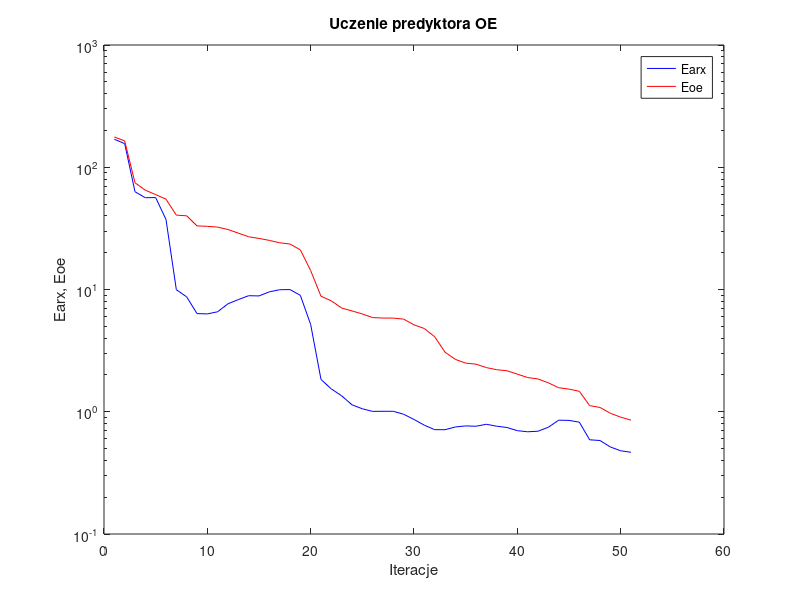
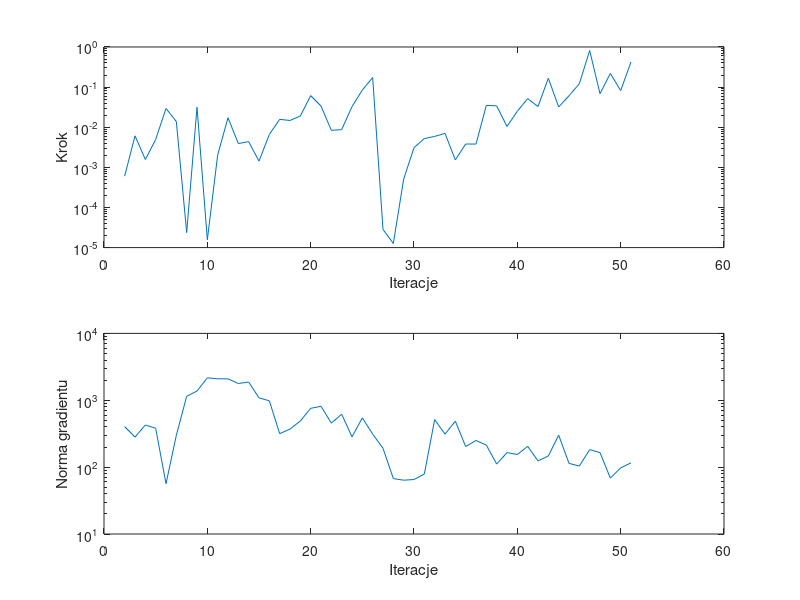

The MATLAB script that drew these images, in order:
%uczenie predyktora oe
clear all;
n=0; farx(n+1)=1.694754e+002; foe(n+1)=1.768614e+002; wspucz(n+1)=0.000000e+000; ng(n+1)=0.000000e+000;
%odnowa zmiennej metryki
n=1; farx(n+1)=1.560659e+002; foe(n+1)=1.643423e+002; krok(n+1)=6.038301e-004; ng(n+1)=4.037693e+002;
n=2; farx(n+1)=6.304529e+001; foe(n+1)=7.467651e+001; krok(n+1)=6.099924e-003; ng(n+1)=2.811915e+002;
n=3; farx(n+1)=5.633222e+001; foe(n+1)=6.490154e+001; krok(n+1)=1.568736e-003; ng(n+1)=4.265591e+002;
n=4; farx(n+1)=5.648174e+001; foe(n+1)=5.976815e+001; krok(n+1)=4.944619e-003; ng(n+1)=3.813606e+002;
n=5; farx(n+1)=3.739717e+001; foe(n+1)=5.482565e+001; krok(n+1)=2.936823e-002; ng(n+1)=5.653693e+001;
n=6; farx(n+1)=9.965101e+000; foe(n+1)=4.057479e+001; krok(n+1)=1.384176e-002; ng(n+1)=2.994281e+002;
n=7; farx(n+1)=8.707335e+000; foe(n+1)=4.008435e+001; krok(n+1)=2.369246e-005; ng(n+1)=1.144330e+003;
n=8; farx(n+1)=6.353218e+000; foe(n+1)=3.313732e+001; krok(n+1)=3.141070e-002; ng(n+1)=1.373717e+003;
n=9; farx(n+1)=6.314479e+000; foe(n+1)=3.287798e+001; krok(n+1)=1.565988e-005; ng(n+1)=2.166118e+003;
n=10; farx(n+1)=6.575624e+000; foe(n+1)=3.238042e+001; krok(n+1)=2.032662e-003; ng(n+1)=2.095203e+003;
n=11; farx(n+1)=7.644237e+000; foe(n+1)=3.094363e+001; krok(n+1)=1.726831e-002; ng(n+1)=2.091006e+003;
n=12; farx(n+1)=8.270326e+000; foe(n+1)=2.891715e+001; krok(n+1)=3.911100e-003; ng(n+1)=1.779713e+003;
n=13; farx(n+1)=8.897506e+000; foe(n+1)=2.700403e+001; krok(n+1)=4.372259e-003; ng(n+1)=1.872556e+003;
n=14; farx(n+1)=8.860423e+000; foe(n+1)=2.616859e+001; krok(n+1)=1.427772e-003; ng(n+1)=1.085914e+003;
n=15; farx(n+1)=9.569167e+000; foe(n+1)=2.521851e+001; krok(n+1)=6.607631e-003; ng(n+1)=9.816156e+002;
n=16; farx(n+1)=9.960456e+000; foe(n+1)=2.410450e+001; krok(n+1)=1.572086e-002; ng(n+1)=3.164537e+002;
n=17; farx(n+1)=9.984080e+000; foe(n+1)=2.354007e+001; krok(n+1)=1.473291e-002; ng(n+1)=3.707746e+002;
n=18; farx(n+1)=8.961388e+000; foe(n+1)=2.110135e+001; krok(n+1)=1.909176e-002; ng(n+1)=4.898897e+002;
n=19; farx(n+1)=5.168901e+000; foe(n+1)=1.427846e+001; krok(n+1)=6.137372e-002; ng(n+1)=7.574195e+002;
n=20; farx(n+1)=1.837432e+000; foe(n+1)=8.807470e+000; krok(n+1)=3.370660e-002; ng(n+1)=8.128760e+002;
n=21; farx(n+1)=1.536656e+000; foe(n+1)=8.077163e+000; krok(n+1)=8.368557e-003; ng(n+1)=4.552024e+002;
n=22; farx(n+1)=1.350238e+000; foe(n+1)=7.050018e+000; krok(n+1)=8.704305e-003; ng(n+1)=6.181416e+002;
n=23; farx(n+1)=1.139305e+000; foe(n+1)=6.680638e+000; krok(n+1)=3.262119e-002; ng(n+1)=2.838652e+002;
n=24; farx(n+1)=1.057707e+000; foe(n+1)=6.307952e+000; krok(n+1)=8.430727e-002; ng(n+1)=5.457662e+002;
n=25; farx(n+1)=1.006608e+000; foe(n+1)=5.893034e+000; krok(n+1)=1.728699e-001; ng(n+1)=3.118132e+002;
%odnowa zmiennej metryki
n=26; farx(n+1)=1.009271e+000; foe(n+1)=5.841609e+000; krok(n+1)=2.829063e-005; ng(n+1)=1.913104e+002;
n=27; farx(n+1)=1.008304e+000; foe(n+1)=5.835735e+000; krok(n+1)=1.266631e-005; ng(n+1)=6.735007e+001;
n=28; farx(n+1)=9.539718e-001; foe(n+1)=5.721487e+000; krok(n+1)=5.112119e-004; ng(n+1)=6.377484e+001;
n=29; farx(n+1)=8.646947e-001; foe(n+1)=5.140998e+000; krok(n+1)=3.096185e-003; ng(n+1)=6.528975e+001;
n=30; farx(n+1)=7.764950e-001; foe(n+1)=4.796421e+000; krok(n+1)=5.214527e-003; ng(n+1)=7.888730e+001;
n=31; farx(n+1)=7.136671e-001; foe(n+1)=4.107856e+000; krok(n+1)=5.906887e-003; ng(n+1)=5.137728e+002;
n=32; farx(n+1)=7.130150e-001; foe(n+1)=3.071227e+000; krok(n+1)=7.032104e-003; ng(n+1)=3.115796e+002;
n=33; farx(n+1)=7.507864e-001; foe(n+1)=2.681279e+000; krok(n+1)=1.532691e-003; ng(n+1)=4.874064e+002;
n=34; farx(n+1)=7.657807e-001; foe(n+1)=2.500761e+000; krok(n+1)=3.813746e-003; ng(n+1)=2.031762e+002;
n=35; farx(n+1)=7.612919e-001; foe(n+1)=2.449799e+000; krok(n+1)=3.806601e-003; ng(n+1)=2.504078e+002;
n=36; farx(n+1)=7.898635e-001; foe(n+1)=2.297047e+000; krok(n+1)=3.497807e-002; ng(n+1)=2.135898e+002;
n=37; farx(n+1)=7.618646e-001; foe(n+1)=2.208270e+000; krok(n+1)=3.406610e-002; ng(n+1)=1.110510e+002;
n=38; farx(n+1)=7.431323e-001; foe(n+1)=2.164222e+000; krok(n+1)=1.042882e-002; ng(n+1)=1.648447e+002;
n=39; farx(n+1)=7.004500e-001; foe(n+1)=2.031014e+000; krok(n+1)=2.502768e-002; ng(n+1)=1.544775e+002;
n=40; farx(n+1)=6.859057e-001; foe(n+1)=1.904640e+000; krok(n+1)=5.160128e-002; ng(n+1)=2.044116e+002;
n=41; farx(n+1)=6.928404e-001; foe(n+1)=1.854352e+000; krok(n+1)=3.281725e-002; ng(n+1)=1.239911e+002;
n=42; farx(n+1)=7.467497e-001; foe(n+1)=1.723835e+000; krok(n+1)=1.662031e-001; ng(n+1)=1.467694e+002;
n=43; farx(n+1)=8.530654e-001; foe(n+1)=1.572435e+000; krok(n+1)=3.201356e-002; ng(n+1)=3.011156e+002;
n=44; farx(n+1)=8.500006e-001; foe(n+1)=1.531933e+000; krok(n+1)=6.079450e-002; ng(n+1)=1.138969e+002;
n=45; farx(n+1)=8.218280e-001; foe(n+1)=1.470328e+000; krok(n+1)=1.213676e-001; ng(n+1)=1.036670e+002;
n=46; farx(n+1)=5.895592e-001; foe(n+1)=1.122198e+000; krok(n+1)=8.162976e-001; ng(n+1)=1.828978e+002;
n=47; farx(n+1)=5.818984e-001; foe(n+1)=1.084447e+000; krok(n+1)=6.863735e-002; ng(n+1)=1.651157e+002;
n=48; farx(n+1)=5.151951e-001; foe(n+1)=9.717454e-001; krok(n+1)=2.192961e-001; ng(n+1)=6.863087e+001;
n=49; farx(n+1)=4.794810e-001; foe(n+1)=9.032427e-001; krok(n+1)=8.191626e-002; ng(n+1)=9.731923e+001;
n=50; farx(n+1)=4.661203e-001; foe(n+1)=8.531560e-001; krok(n+1)=4.228235e-001; ng(n+1)=1.160072e+002;

figure; semilogy(farx,'b'); hold on; semilogy(foe,'r'); xlabel('Iteracje'); ylabel('Earx, Eoe'); legend('Earx','Eoe'); title('Uczenie predyktora OE');
figure; subplot(2,1,1); semilogy(krok); xlabel('Iteracje'); ylabel('Krok');
subplot(2,1,2); semilogy(ng); xlabel('Iteracje'); ylabel('Norma gradientu');
Earx=farx(n+1)
Eoe=foe(n+1)
